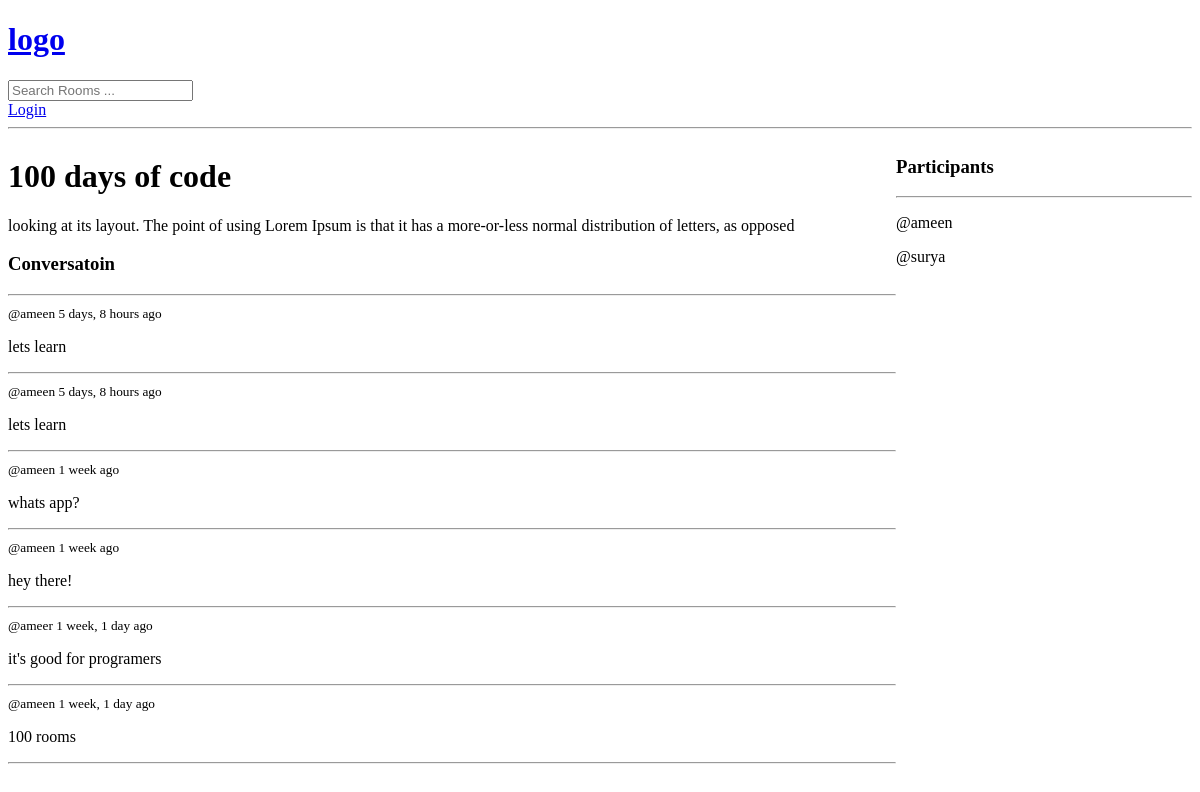
/room/2/, run on an earlier commit of the app's database.
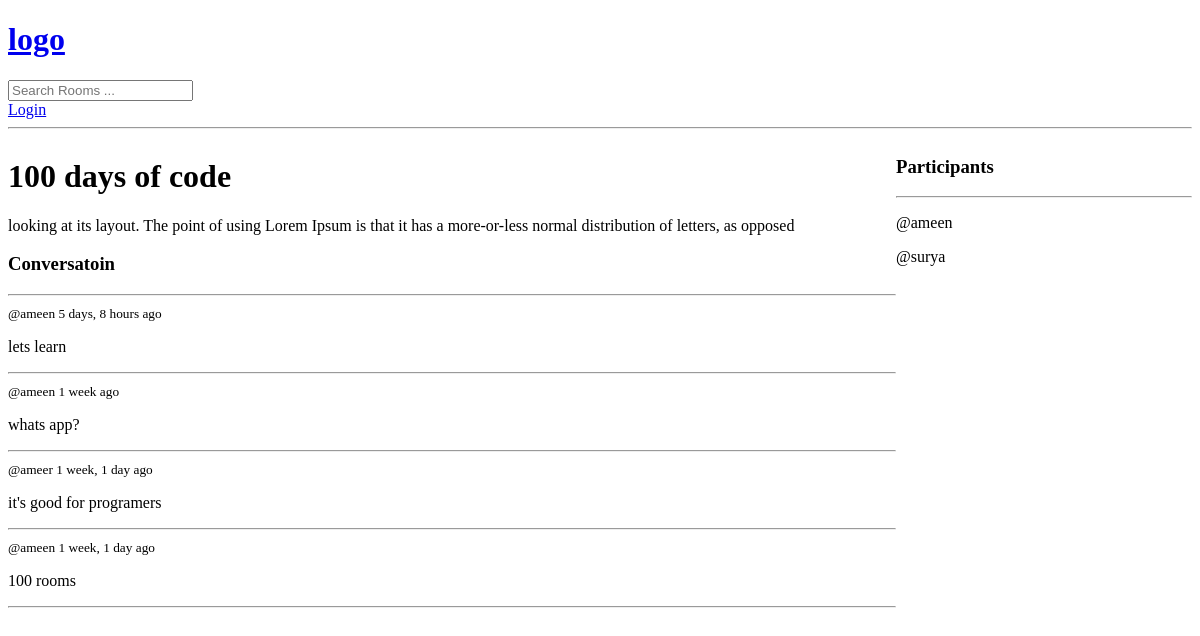
And on a later commit of the database.
### base/models.py (models this page shows, shortened)
class Message(models.Model):
    user = models.ForeignKey(User, on_delete=models.CASCADE)
    room = models.ForeignKey(Room, on_delete=models.CASCADE)
    body = models.TextField()
    updated = models.DateTimeField(auto_now=True)
    created = models.DateTimeField(auto_now_add=True)

### base/views.py (the view, shortened to what this page needs)
# urls.py: path('room/<str:pk>/',views.room, name="room"),
def room(request,pk):
    room = Room.objects.get(id=pk)
    room_messages = room.message_set.all().order_by('-created')
    participants=room.participants.all()
    context = {'room':room , 'room_messages':room_messages ,'participants':participants}
    return render(request, 'base/room.html' , context)

### base/templates/base/room.html (shortened to what this page needs)
{% extends "main.html" %}
{% block content %}
<div class="room-container">
    <div>
<h1> {{room.name}}</h1>
<p>{{room.description}}</p>
<div class="comment-wrapper">
    <h3>Conversatoin</h3>
    <hr>
    {% for message in room_messages %}
      <div>
        <small>@{{message.user}}  {{message.created | timesince}} ago  </small>
        <p>{{message.body}}</p>
       <hr>
    </div>
    {% endfor %}
</div>
</div>
<div>
    <h3>Participants</h3>
    <hr>
    {% for user in participants %}
        <div>
            <p>@{{user.username }}</p>
        </div>
    {% endfor %}
</div>
</div>
{% endblock content %}

What changed in the data, as far as the page shows it:
removed Message: user "ameen", created "5 days, 8 hours", body "lets learn"
removed Message: user "ameen", created "1 week", body "hey there!"
